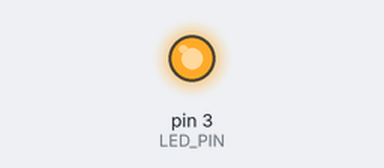
This sketch was run on a simulated Arduino Uno, built for the host (arithmetic inside an expression is 32-bit, double 64-bit). Parts: output pins drawn as LEDs (lit = HIGH). What the sketch prints to the serial monitor is not drawn.

Above: at 0.1 s.
Timing chart, 0 to 1.6 s (numbered marks = the images above):
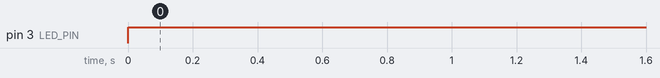

Measured:
- by itself, pin 3 (LED_PIN): LOW → HIGH at 0.00 s

The sketch:

main.ino
```cpp
#include "Wire.h"
#include "Ultrasonic.h"

const int LED_PIN = 3;
const int TRIGGER_PIN = 12;
const int ECHO_PIN = 13;

HC_SR04 sensor1(TRIGGER_PIN, ECHO_PIN);
int distance = 0;

void setup() {
  Serial.begin(9600);
  pinMode(LED_PIN, OUTPUT);
}

void loop() {
  distance = sensor1.distance();

  Serial.print(distance / 100.0);
  Serial.println(" m");

  if (distance <= 30)
    digitalWrite(LED_PIN, HIGH);
  else
    digitalWrite(LED_PIN, LOW);
}
```
